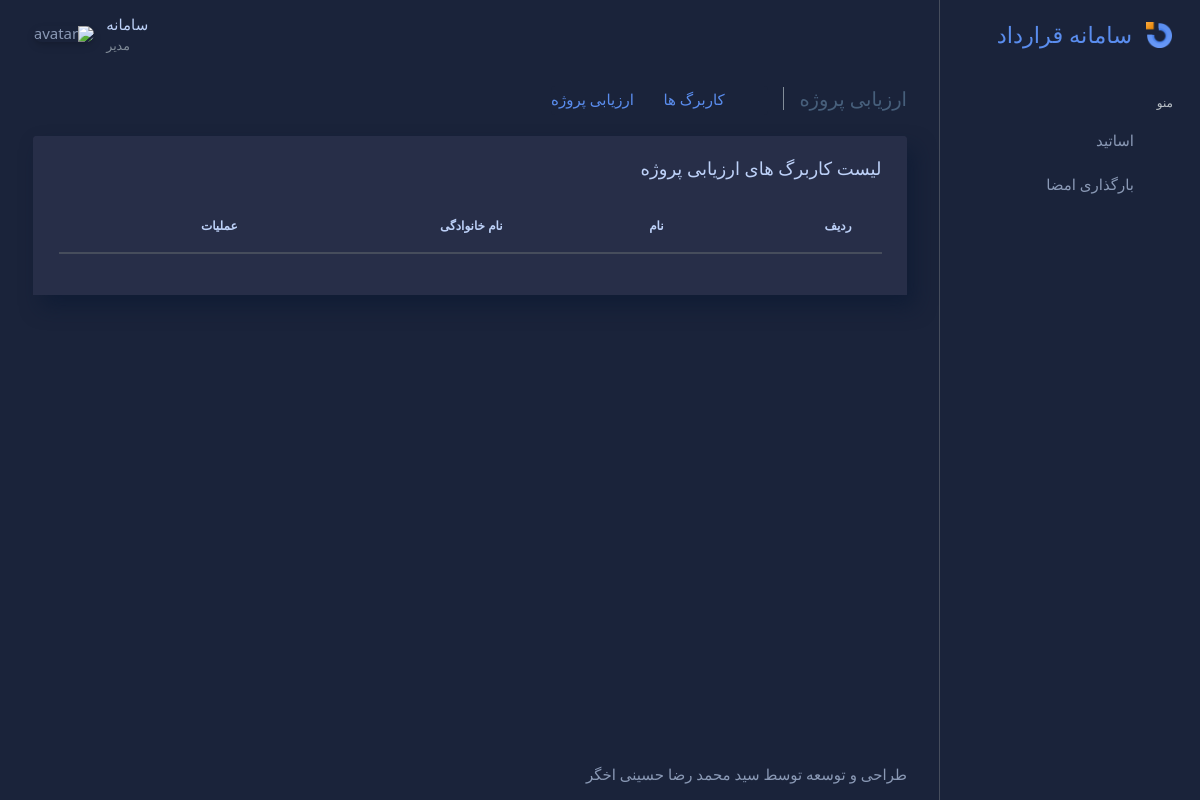
/worksheet/project/list/ (signed in), run on an earlier commit of the app's database.
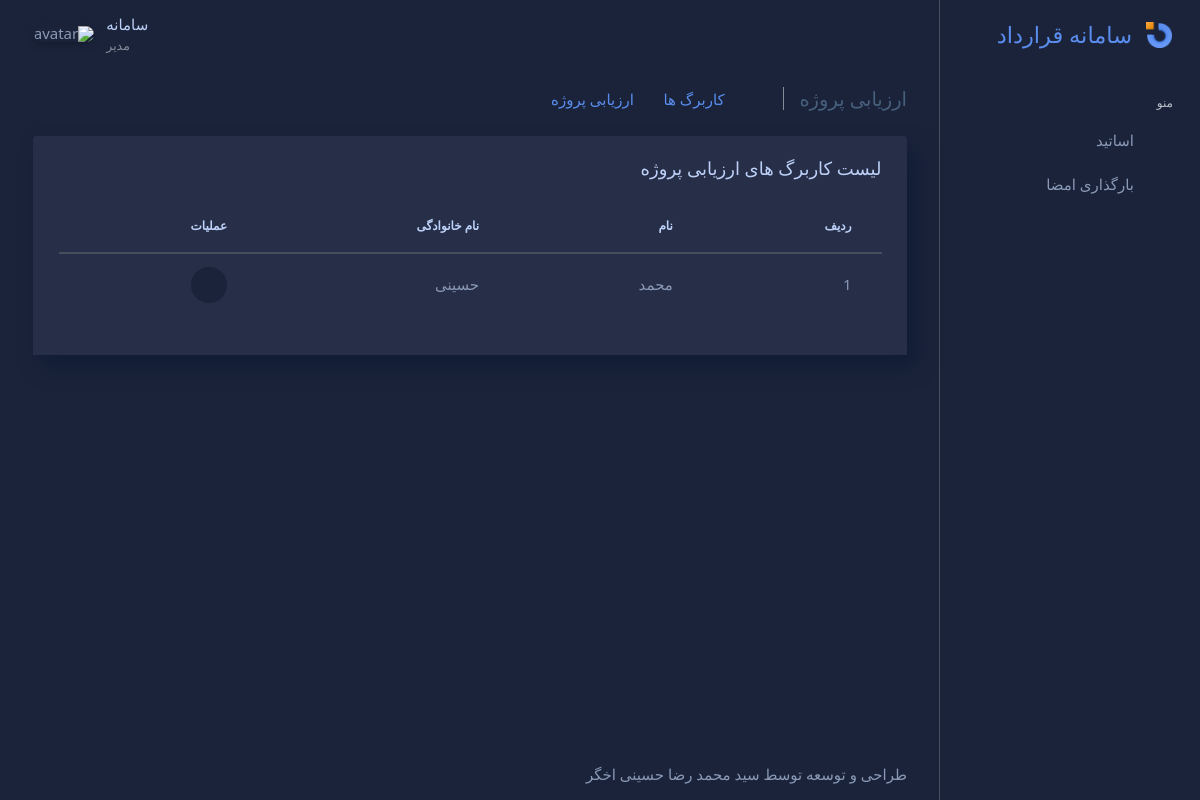
And on a later commit of the database.
### worksheets/models.py (models this page shows)
class Project(models.Model):
    teacher = models.ForeignKey(User, on_delete=models.CASCADE)
    first_name = models.CharField(max_length=32)
    last_name = models.CharField(max_length=32)
    std_id = models.IntegerField(default=0)
    n_id = models.IntegerField(default=0)
    field = models.CharField(max_length=64)
    degree = models.CharField(max_length=64, choices=DEGREE_CHOICES, default='کاردانی')
    start_date = models.DateField()
    end_date = models.DateField()
    score = models.IntegerField(default=0)
    score_letters = models.CharField(max_length=32)
    value_question1 = models.CharField(max_length=16, choices=QUESTION_CHOICES, default='-')
    value_question2 = models.CharField(max_length=16, choices=QUESTION_CHOICES, default='-')
    value_question3 = models.CharField(max_length=16, choices=QUESTION_CHOICES, default='-')
    value_question4 = models.CharField(max_length=16, choices=QUESTION_CHOICES, default='-')
    desc_question1 = models.CharField(max_length=64, blank=True)
    desc_question2 = models.CharField(max_length=64, blank=True)
    desc_question3 = models.CharField(max_length=64, blank=True)
    desc_question4 = models.CharField(max_length=64, blank=True)

### worksheets/views.py (the view)
# urls.py: path('project/list/', views.project_list, name='project_list'),
def project_list(request):
    if request.user.groups.all()[0].name == 'expert':
        projects = Project.objects.all()
        context = {
            'projects': projects
        }
        return render(request, 'worksheet/project_list.html', context)
    else:
        projects = Project.objects.filter(teacher=request.user)
        context = {
            'projects': projects
        }
        return render(request, 'worksheet/project_list.html', context)

### accounts/templates/worksheet/project_list.html (shortened to what this page needs)
{% extends 'base/base.html' %}
{% block links %}
<div class="col-12">
    <h5 class="content-header-title float-left pr-1">ارزیابی پروژه</h5>
    <div class="breadcrumb-wrapper">
      <ol class="breadcrumb p-0 mb-0">
        <li class="breadcrumb-item"><a href="index.html"><i class="bx bx-home-alt"></i></a>
        </li>
        <li class="breadcrumb-item active">کاربرگ ها</li>
        <li class="breadcrumb-item active">ارزیابی پروژه</li>
      </ol>
    </div>
</div>
{% endblock %}
{% block content %}
<div class="content-body">
  <section id="basic-datatable">
    <div class="row">
      <div class="col-12">
        <div class="card">
          <div class="card-header">
            <h4 class="card-title">لیست کاربرگ های ارزیابی پروژه</h4>
          </div>
          <div class="card-content">
            <div class="card-body card-dashboard">
              <div class="table-responsive">
                <table class="table zero-configuration">
                    <thead>
                        <tr>
                            <th>ردیف</th>
                            <th>نام</th>
                            <th>نام خانوادگی</th>
                            <th>عملیات</th>
                        </tr>
                    </thead>
                    <tbody>
                      {% for project in projects %}
                        <tr>
                          <td>{{ forloop.counter }}</td>
                          <td>{{ project.first_name }}</td>
                          <td>{{ project.last_name }}</td>
                          <td>
                              <a href="{% url 'project_show' project.id %}"><i class="badge-circle badge-circle-light-secondary bx bx-show font-medium-1"></i></a>
                          </td>
                        </tr>
                      {% endfor %}
                    </tbody>
                </table>
              </div>
            </div>
          </div>
        </div>
      </div>
    </div>
  </section>
</div>
{% endblock %}

What changed in the data, as far as the page shows it:
added Project: first_name "محمد", last_name "حسینی"
